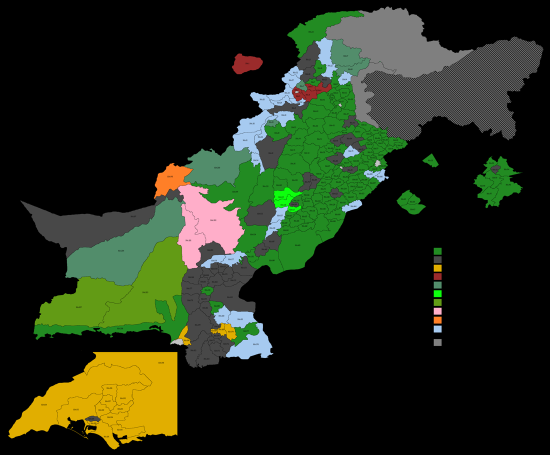
#> input picture data/_map_inject/_src_1990.png, 1100 x 910 px (shown at 1/2 size)
$ python read_labelled_map.py ../../data/_map_inject/_src_1990.png 5
#> lines starting #> are read from the running program, lines starting #| are printed output that depends on the picture; after the words box and inside, x2 and y2 are one past the last pixel; in counts of white or black regions, pixels touching at a corner belong together
#!/usr/bin/env python3
"""
Segment a labelled Commons election map into constituency regions, then OCR the
NA number printed inside each one.

Regions are flat-filled and separated by dark borders, so connected components
of near-uniform colour give the constituencies. The printed label is the join
key, so no georeferencing is needed to compare against our own results.
"""
import sys, re, json, collections
import numpy as np
from PIL import Image
from scipy import ndimage
import pytesseract

DARK = 200          # sum(rgb) below this is border / text / background

def quantise(a, step=24):
    return (a.astype(int) // step * step).astype(np.uint8)

def segment(path, min_area=160):
#> called with path = '../../data/_map_inject/_src_1990.png', min_area = 160
    im = Image.open(path).convert('RGB')
#> im is the input picture: PIL image 1100x910 RGB; mean R, G, B 35.1, 43.9, 24.1
    a = np.asarray(im)
    H, W = a.shape[:2]
#> H = 910; W = 1100
    lum = a.astype(int).sum(2)
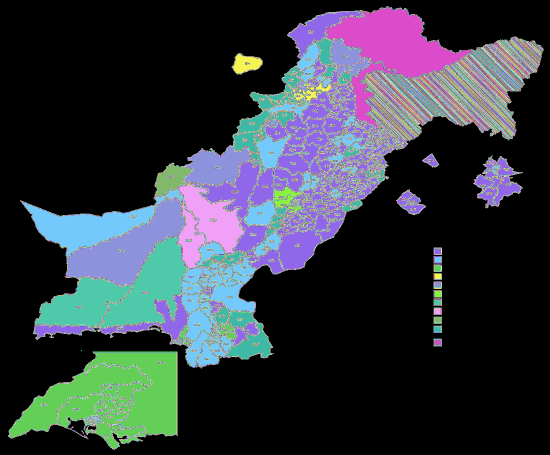
#> lum: shape (910, 1100) int64 (shown at 1/2 size); 660 distinct labels, from 0 to 664; one colour per label, 0 black
    ink = lum < DARK                      # borders, text, black background
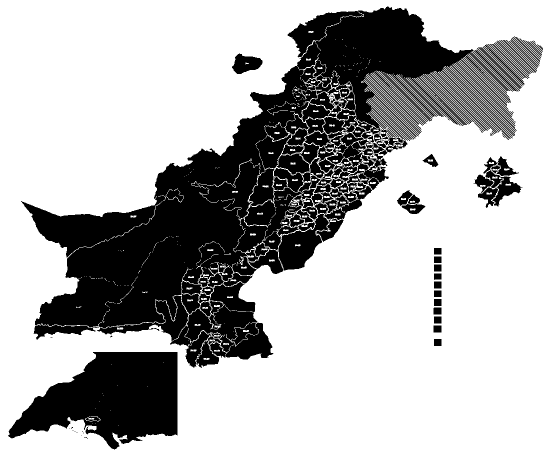
#> ink: shape (910, 1100) bool (shown at 1/2 size); 70% white; 189 black regions (61 under 20 px), largest, box (x1, y1, x2, y2) and area: (42, 13, 1037, 735) 202167, (16, 704, 355, 899) 41201, (557, 428, 658, 541) 5507
    q = quantise(a)
    key = (q[:, :, 0].astype(np.int32) << 16) | (q[:, :, 1].astype(np.int32) << 8) | q[:, :, 2]
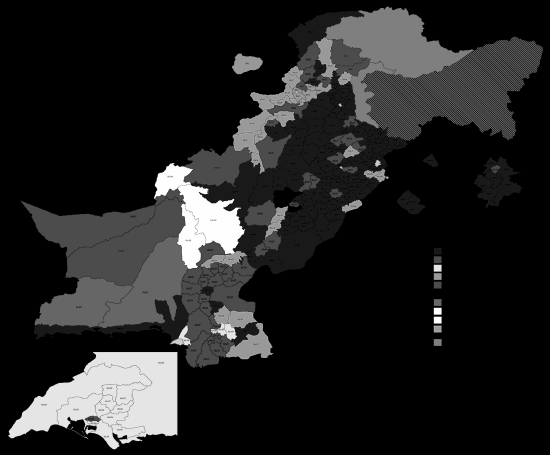
#> key: shape (910, 1100) int32 (shown at 1/2 size); min 0, max 15771864, mean 2108878.6; drawn with min black and max white
    key[ink] = -1

    regions = []
    for colour in np.unique(key):
        if colour < 0: continue
        m = key == colour
        if m.sum() < min_area: continue
        lab, n = ndimage.label(m)
        for i, sl in enumerate(ndimage.find_objects(lab), start=1):
            comp = (lab[sl] == i)
            area = int(comp.sum())
            if area < min_area: continue
            ys, xs = sl
            cols = a[sl][comp]
            regions.append({'bbox': (xs.start, ys.start, xs.stop, ys.stop),
                            'area': area, 'mask_slice': sl, 'comp': comp,
                            'fill': np.median(cols, axis=0).astype(int)})
#> this loop made 160 passes
#> colour on passes 1 to 3: -1, 36864, 36888
#> pass 2, in segment, `m = key == colour`:
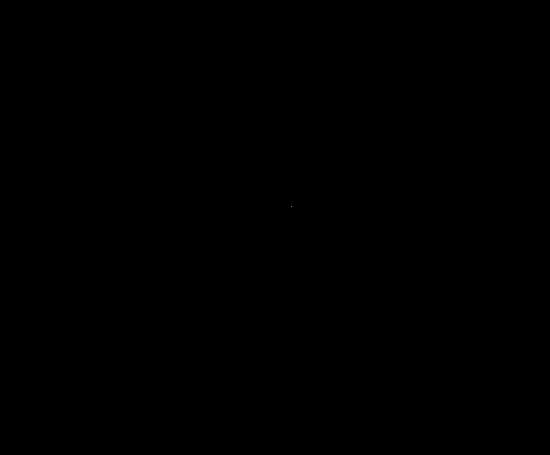
#> m: shape (910, 1100) bool (shown at 1/2 size); 0% white in thin lines or dots, all inside (x1, y1, x2, y2) = (583, 413, 584, 414)
#> after the loop: m: shape (910, 1100) bool; 0% white in thin lines or dots, all inside (x1, y1, x2, y2) = (404, 374, 869, 629)
#> after the loop, regions = 193 items
    return im, a, ink, regions

def ocr_region(a_int, r, scale=6):
    x0, y0, x1, y1 = r['bbox']
    sub = a_int[y0:y1, x0:x1]
    fill = r['fill']
    d = np.abs(sub - fill).sum(2)
    fillmask = d <= 90
    filled = ndimage.binary_fill_holes(fillmask)
    darker = sub.sum(2) < fill.sum() - 40
    base = (d > 60) & darker
    for ero in (3, 2, 1, 0):
        interior = ndimage.binary_erosion(filled, iterations=ero) if ero else filled
        txt = base & interior
        if txt.sum() < 12: continue
        ys, xs = np.where(txt)
        crop = txt[max(0, ys.min() - 2):ys.max() + 3, max(0, xs.min() - 2):xs.max() + 3]
        if crop.size == 0 or min(crop.shape) < 3: continue
        for thick in (0, 1):
            c = ndimage.binary_dilation(crop, iterations=thick) if thick else crop
            img = Image.fromarray(np.where(c, 0, 255).astype('uint8'))
            for sc in (scale, scale + 4):
                big = img.resize((img.size[0] * sc, img.size[1] * sc), Image.LANCZOS)
                for psm in (7, 11, 6, 13):
                    t = pytesseract.image_to_string(
                        big, config=f'--psm {psm} -c tessedit_char_whitelist=NA-0123456789')
                    t = t.strip().replace(' ', '').replace('\n', '')
                    m = re.search(r'NA[-\u2013\u2014]?(\d{1,3})', t)
                    if m:
                        n_ = int(m.group(1))
                        if 1 <= n_ <= 300: return n_
    return None

def main(path, expect_max=207):
    im, a, ink, regions = segment(path)
#> regions = 193 items
    a_int = a.astype(int)
    regions.sort(key=lambda r: -r['area'])
    print(f'{path.split("/")[-1]}  {im.size[0]}x{im.size[1]}  regions>=400px: {len(regions)}')
#| _src_1990.png  1100x910  regions>=400px: 193
    out, unread = {}, 0
    for r in regions:
        na = ocr_region(a_int, r)
        x0, y0, x1, y1 = r['bbox']
        comp = r['comp']
        col = tuple(int(v) for v in r['fill'])
        rec = {'hex': '#%02x%02x%02x' % col, 'area': r['area'],
               'cx': (x0 + x1) // 2, 'cy': (y0 + y1) // 2}
        if na is None:
            unread += 1; continue
        k = f'NA-{na}'
        if k not in out or r['area'] > out[k]['area']:
            out[k] = rec
#> this loop made 1 pass
#> (x0, y0, x1, y1, fill in ocr_region) on pass 1: (651, 14, 946, 156, [127, 127, 127])
#> pass 1, in ocr_region, `sub = a_int[y0:y1, x0:x1]`:
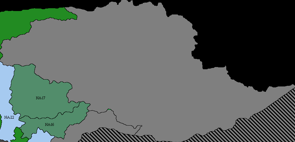
#> sub: shape (142, 295, 3) int64; mean R, G, B 86.8, 96.4, 91.1
#> pass 1, in ocr_region, `d = np.abs(sub - fill).sum(2)`:
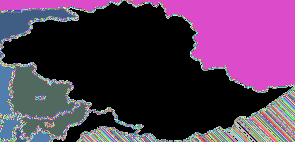
#> d: shape (142, 295) int64; 320 distinct labels, from 0 to 381; one colour per label, 0 black
#> pass 1, in ocr_region, `filled = ndimage.binary_fill_holes(fillmask)`:
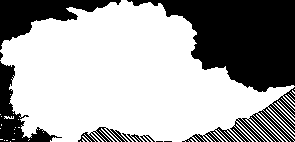
#> filled: shape (142, 295) bool; 65% white; 12 black regions (4 under 20 px), largest, box (x1, y1, x2, y2) and area: (127, 0, 295, 92) 8715, (0, 0, 121, 50) 2365, (0, 61, 62, 142) 1469
#> after the loop, out = 0 items; unread = 0
    nums = sorted(int(k.split('-')[1]) for k in out)
    print(f'  labels read : {len(out)}   (regions with no readable label: {unread})')
    if nums:
        gaps = [n for n in range(1, expect_max + 1) if n not in nums]
        extra = [n for n in nums if n > expect_max]
        print(f'  range       : NA-{nums[0]}..NA-{nums[-1]}')
        print(f'  missing     : {len(gaps)} {gaps[:30]}{"..." if len(gaps)>30 else ""}')
        print(f'  above {expect_max}   : {extra[:10]}')
    cols = collections.Counter(v['hex'] for v in out.values())
    print(f'  fill colours: {len(cols)} | {cols.most_common(10)}')
    name = path.split('/')[-1].rsplit('.', 1)[0]
    json.dump(out, open(f'/home/claude/{name}_read.json', 'w'), indent=0)
    return out

if __name__ == '__main__':
    main(sys.argv[1], int(sys.argv[2]) if len(sys.argv) > 2 else 207)
#> (the call stopped at in ocr_region, `t = pytesseract.image_to_string( big, config=f'--psm {psm} -c tessedit..`: pytesseract is not available in this run)

$ run again, on data/_map_inject/_src_1997.png
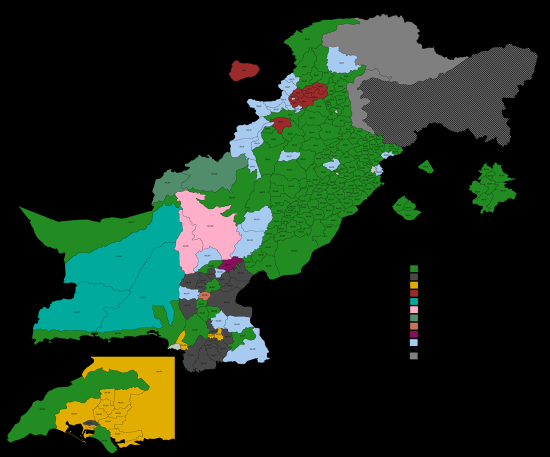
#> input picture data/_map_inject/_src_1997.png, 1100 x 914 px (shown at 1/2 size)
#> in segment, im is the input picture: PIL image 1100x914 RGB; mean R, G, B 26.7, 45.4, 28.2
#> lum: shape (914, 1100) int64; 659 distinct labels, from 0 to 664
#> in segment, `ink = lum < DARK`:
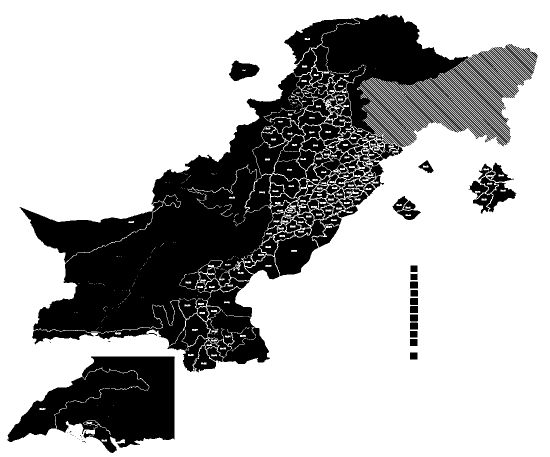
#> ink: shape (914, 1100) bool (shown at 1/2 size); 70.8% white; 186 black regions (54 under 20 px), largest, box (x1, y1, x2, y2) and area: (39, 96, 656, 744) 145224, (568, 28, 1022, 376) 56067, (14, 713, 350, 906) 39594
#> the loop in segment, `for colour in np.unique(key):` made 154 passes
#> colour on passes 1, 2, 9: -1, 24648, 43176
#> after the loop in segment, `for colour in np.unique(key):`: regions = 188 items
#| _src_1997.png  1100x914  regions>=400px: 188
#> the loop in main, `for r in regions:` made 1 pass
#> (x0, y0, x1, y1, fill in ocr_region) on pass 1: (644, 28, 937, 169, [127, 127, 127])
#> pass 1, in ocr_region, `filled = ndimage.binary_fill_holes(fillmask)`:
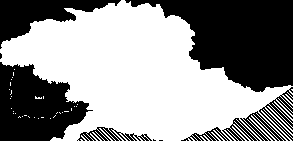
#> filled: shape (141, 293) bool; 56.3% white; 11 black regions (3 under 20 px), largest, box (x1, y1, x2, y2) and area: (125, 0, 293, 92) 8786, (0, 62, 93, 141) 4847, (0, 0, 121, 49) 2389
#> after the loop in main, `for r in regions:`: out = 0 items; unread = 0
